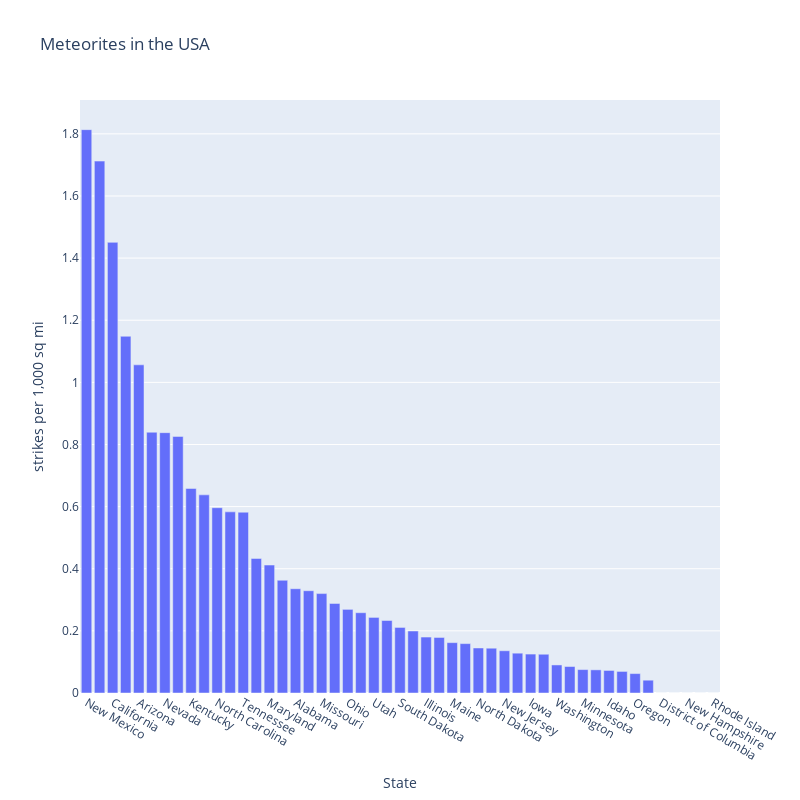

Write notebook code for a chart like this one.
### Markdown cell above
### Step 8: State Conclusions, Assumptions, and Limitations
Now that your analysis is complete, you can state your conclusions, and throw in any interesting charts you can think of. At this stage, you should also state any of your assumptions and result limitations.

Based on this analysis, New Mexico, Kansas, California, Texas, and Arizona, are the best states to look for meteorites. The commonality of finding meteorite strikes in arid regions is clear (even in California, most strikes are in the southern part of the state, if you inspect our map from before). This implies that finding an arid and empty part of one of these states will be your best bet to find meteorites.

I'll create a final plot using plotly to summarize the findings visually.

### Code cell
import plotly.express as px
 
fig=px.bar(meteorite_counts,y="strikes per 1,000 sq mi",title="Meteorites in the USA",
    labels={"no of strikes":"Number of Strikes","NAME":"State"},hover_data={"no of strikes":True},width=800,height=800)
 
fig.show()
fig.write_html('nc-blog-examples/data-outputs/us-meteor-strikes.html', auto_open=False)

### Figure 1 — Plotly figure (JSON) as saved in the notebook; plotly's stock layout.template omitted (floating-point values rounded to 4 significant figures)
{"data": [{"alignmentgroup": "True", "customdata": [[220], [140], [226], [300], [120], [87], [92], [4], [26], [49], [29], [40], [24], [25], [4], [13], [17], [13], [22], [15], [11], [14], [20], [11], [16], [6], [10], [8], [5], [9], [10], [14], [1], [1], [7], [3], [6], [4], [6], [4], [6], [3], [6], [6], [0], [0], [0], [0], [0]], "hovertemplate": "State=%{x}<br>strikes per 1,000 sq mi=%{y}<br>Number of Strikes=%{customdata[0]}<extra></extra>", "legendgroup": "", "marker": {"color": "#636efa", "pattern": {"shape": ""}}, "name": "", "offsetgroup": "", "orientation": "v", "showlegend": false, "textposition": "auto", "type": "bar", "x": ["New Mexico", "Kansas", "California", "Texas", "Arizona", "Colorado", "Nevada", "Connecticut", "Kentucky", "Nebraska", "North Carolina", "Oklahoma", "Tennessee", "Georgia", "Maryland", "Indiana", "Alabama", "Virginia", "Missouri", "Arkansas", "Ohio", "Wisconsin", "Utah", "New York", "South Dakota", "South Carolina", "Illinois", "Pennsylvania", "Maine", "Michigan", "North Dakota", "Wyoming", "New Jersey", "Massachusetts", "Iowa", "West Virginia", "Washington", "Mississippi", "Minnesota", "Florida", "Idaho", "Louisiana", "Oregon", "Montana", "District of Columbia", "Vermont", "New Hampshire", "Delaware", "Rhode Island"], "xaxis": "x", "y": [1.814, 1.712, 1.451, 1.148, 1.056, 0.8395, 0.838, 0.826, 0.6584, 0.6379, 0.5965, 0.5831, 0.582, 0.4332, 0.4119, 0.3629, 0.3357, 0.3293, 0.32, 0.2883, 0.2692, 0.2585, 0.2433, 0.2334, 0.2111, 0.1996, 0.1801, 0.1788, 0.1621, 0.159, 0.1449, 0.1442, 0.136, 0.1282, 0.1253, 0.1248, 0.09029, 0.08524, 0.07535, 0.07456, 0.0726, 0.06944, 0.06251, 0.04122, 0, 0, 0, 0, 0], "yaxis": "y"}], "layout": {"barmode": "relative", "height": 800, "legend": {"tracegroupgap": 0}, "title": {"text": "Meteorites in the USA"}, "width": 800, "xaxis": {"anchor": "y", "domain": [0, 1], "title": {"text": "State"}}, "yaxis": {"anchor": "x", "domain": [0, 1], "title": {"text": "strikes per 1,000 sq mi"}}}}
